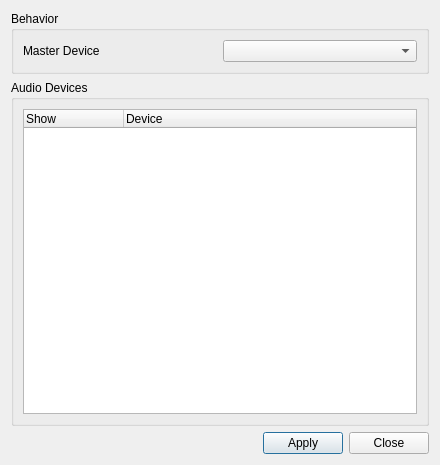
<?xml version="1.0" encoding="UTF-8"?>
<ui version="4.0">
 <class>SettingsWidget</class>
 <widget class="QDialog" name="SettingsWidget">
  <property name="geometry">
   <rect>
    <x>0</x>
    <y>0</y>
    <width>440</width>
    <height>465</height>
   </rect>
  </property>
  <property name="windowTitle">
   <string>Dialog</string>
  </property>
  <layout class="QVBoxLayout" name="verticalLayout_2">
   <item>
    <widget class="QGroupBox" name="groupBox_2">
     <property name="title">
      <string>Behavior</string>
     </property>
     <layout class="QHBoxLayout" name="horizontalLayout">
      <item>
       <widget class="QLabel" name="label">
        <property name="text">
         <string>Master Device</string>
        </property>
       </widget>
      </item>
      <item>
       <widget class="QComboBox" name="master_select"/>
      </item>
     </layout>
    </widget>
   </item>
   <item>
    <widget class="QGroupBox" name="groupBox">
     <property name="title">
      <string>Audio Devices</string>
     </property>
     <layout class="QVBoxLayout" name="verticalLayout">
      <item>
       <widget class="QTreeWidget" name="devices_widget">
        <column>
         <property name="text">
          <string>Show</string>
         </property>
        </column>
        <column>
         <property name="text">
          <string>Device</string>
         </property>
        </column>
       </widget>
      </item>
     </layout>
    </widget>
   </item>
   <item>
    <layout class="QHBoxLayout" name="horizontalLayout_3">
     <item>
      <spacer name="horizontalSpacer">
       <property name="orientation">
        <enum>Qt::Horizontal</enum>
       </property>
       <property name="sizeHint" stdset="0">
        <size>
         <width>40</width>
         <height>20</height>
        </size>
       </property>
      </spacer>
     </item>
     <item>
      <widget class="QPushButton" name="applybt">
       <property name="text">
        <string>Apply</string>
       </property>
      </widget>
     </item>
     <item>
      <widget class="QPushButton" name="pushButton">
       <property name="text">
        <string>Close</string>
       </property>
      </widget>
     </item>
    </layout>
   </item>
  </layout>
 </widget>
 <resources/>
 <connections>
  <connection>
   <sender>pushButton</sender>
   <signal>clicked()</signal>
   <receiver>SettingsWidget</receiver>
   <slot>close()</slot>
   <hints>
    <hint type="sourcelabel">
     <x>59</x>
     <y>24</y>
    </hint>
    <hint type="destinationlabel">
     <x>219</x>
     <y>232</y>
    </hint>
   </hints>
  </connection>
 </connections>
</ui>
